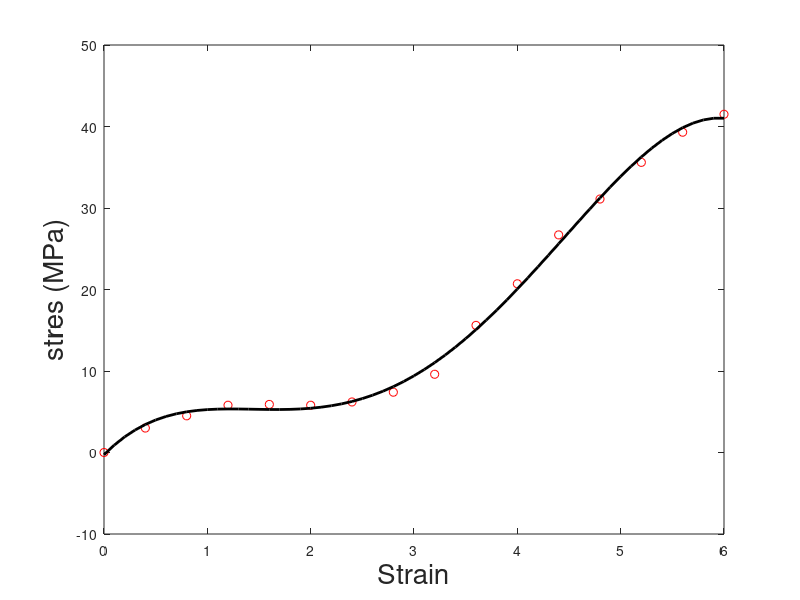

This chart was generated by the following MATLAB code:
clear all, clc
x = 0:0.4:6;
y = [0 3 4.5 5.8 5.9 5.8 6.2 7.4 9.6 15.6 20.7 26.7 31.1 35.6 39.3 41.5];
n = length(x);
m = 4;
for ii = 1:2 * m
    xsum(ii) = sum(x .^(ii));
end
%Beginning of setp 3 
a(1, 1) = n;
b(1, 1) = sum(y);
for j = 2:m + 1
    a(1, j) = xsum(j - 1);
end
for ii = 2:m + 1
    for j = 1:m + 1
        a(ii, j) = xsum(j + ii -2);
    end
    b(ii, 1) = sum(x.^(ii - 1) .* y);
end
%step 4
p = (a \ b)'
for ii = 1:m + 1
    pcoef(ii) = p(m + 2 - ii);
end
epsilon = 0:0.1:6;
stressfit = polyval(pcoef, epsilon);
plot(x, y, 'ro', epsilon, stressfit, 'k', 'linewidth', 2)
xlabel('Strain', 'fontsize', 20)
ylabel('stres (MPa)', 'fontsize', 20)
